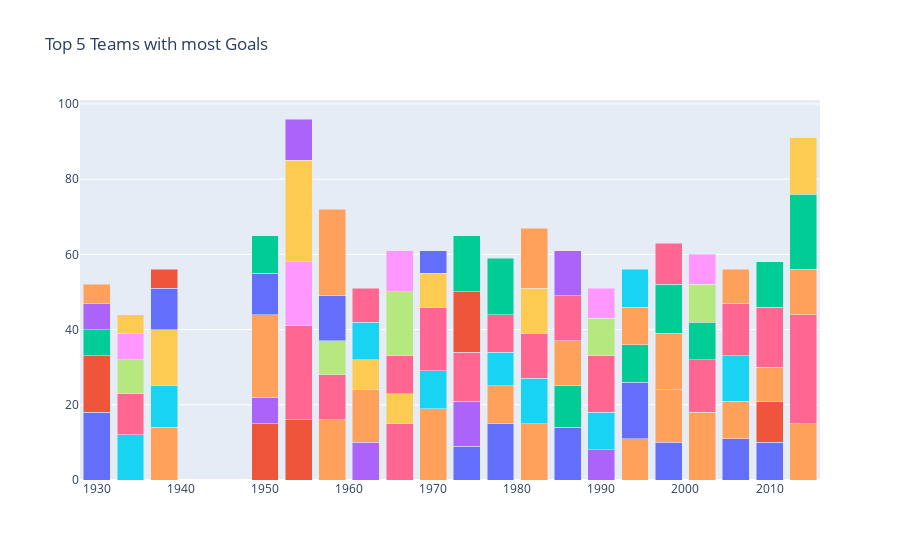

Notebook code cell kept with this figure:
### Code cell
layout = go.Layout(barmode = 'stack', title = 'Top 5 Teams with most Goals', showlegend = False)

fig = go.Figure(data = data, layout = layout)
fig.show()

### Figure 1 — Plotly figure (JSON) as saved in the notebook; plotly's stock layout.template omitted (floating-point values rounded to 4 significant figures)
{"data": [{"name": "Argentina", "type": "bar", "x": [1930, 1974, 1978, 1986, 1998, 2006, 2010], "y": [18, 9, 15, 14, 10, 11, 10]}, {"name": "Uruguay", "type": "bar", "x": [1930, 1950, 1954, 2010], "y": [15, 15, 16, 11]}, {"name": "USA", "type": "bar", "x": [1930], "y": [7]}, {"name": "Yugoslavia", "type": "bar", "x": [1930, 1950, 1962, 1974, 1990], "y": [7, 7, 10, 12, 8]}, {"name": "Brazil", "type": "bar", "x": [1930, 1938, 1950, 1958, 1962, 1970, 1978, 1982, 1994, 1998, 2002, 2006, 2010, 2014], "y": [5, 14, 22, 16, 14, 19, 10, 15, 11, 14, 18, 10, 9, 15]}, {"name": "Italy", "type": "bar", "x": [1934, 1938, 1970, 1978, 1982, 1990, 2006], "y": [12, 11, 10, 9, 12, 10, 12]}, {"name": "Germany", "type": "bar", "x": [1934, 1954, 1958, 1966, 1970, 1974, 1978, 1982, 1990, 2002, 2006, 2010, 2014], "y": [11, 25, 12, 15, 17, 13, 10, 12, 15, 14, 14, 16, 29]}, {"name": "Czechoslovakia", "type": "bar", "x": [1934, 1958, 1990], "y": [9, 9, 10]}, {"name": "Austria", "type": "bar", "x": [1934, 1954], "y": [7, 17]}, {"name": "Hungary", "type": "bar", "x": [1934, 1938, 1954, 1962, 1966, 1982], "y": [5, 15, 27, 8, 8, 12]}, {"name": "Sweden", "type": "bar", "x": [1938, 1950, 1958, 1994], "y": [11, 11, 12, 15]}, {"name": "Cuba", "type": "bar", "x": [1938], "y": [5]}, {"name": "Spain", "type": "bar", "x": [1950, 1986, 1994, 2002], "y": [10, 11, 10, 10]}, {"name": "Switzerland", "type": "bar", "x": [1954], "y": [11]}, {"name": "France", "type": "bar", "x": [1958, 1982, 1986, 1998, 2006, 2014], "y": [23, 16, 12, 15, 9, 12]}, {"name": "Chile", "type": "bar", "x": [1962], "y": [10]}, {"name": "Soviet Union", "type": "bar", "x": [1962, 1966, 1986], "y": [9, 10, 12]}, {"name": "Portugal", "type": "bar", "x": [1966], "y": [17]}, {"name": "England", "type": "bar", "x": [1966, 1990], "y": [11, 8]}, {"name": "Peru", "type": "bar", "x": [1970], "y": [9]}, {"name": "Mexico", "type": "bar", "x": [1970], "y": [6]}, {"name": "Poland", "type": "bar", "x": [1974], "y": [16]}, {"name": "Netherlands", "type": "bar", "x": [1974, 1978, 1998, 2010, 2014], "y": [15, 15, 13, 12, 20]}, {"name": "Belgium", "type": "bar", "x": [1986], "y": [12]}, {"name": "Bulgaria", "type": "bar", "x": [1994], "y": [10]}, {"name": "Romania", "type": "bar", "x": [1994], "y": [10]}, {"name": "Croatia", "type": "bar", "x": [1998], "y": [11]}, {"name": "Turkey", "type": "bar", "x": [2002], "y": [10]}, {"name": "Korea Republic", "type": "bar", "x": [2002], "y": [8]}, {"name": "Colombia", "type": "bar", "x": [2014], "y": [15]}], "layout": {"barmode": "stack", "showlegend": false, "title": {"text": "Top 5 Teams with most Goals"}}}
